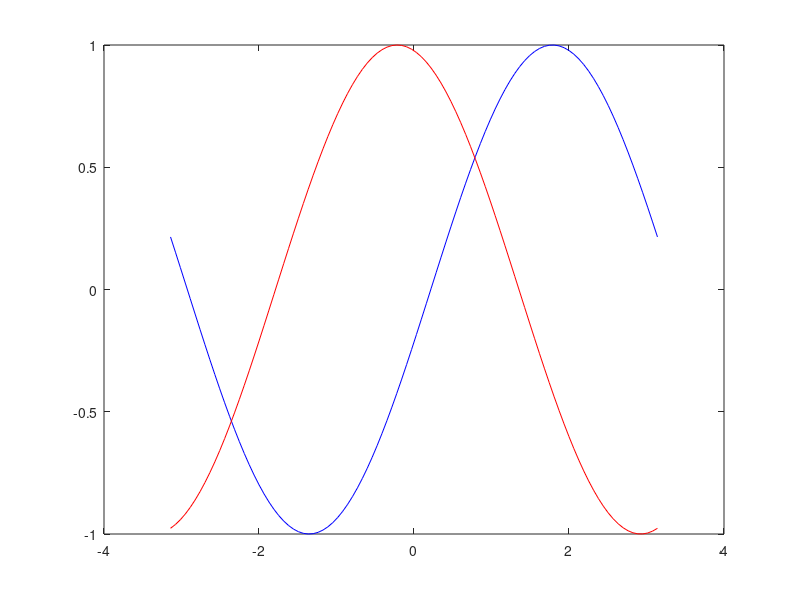

This figure's MATLAB source: (Note: this script raises an error after producing the figure.)
% gifTest

tspan = linspace(0,2*pi,30); tspan(end) = [];
x = linspace(-pi,pi);
figure, j = 0;
M = struct('cdata',{},'colormap',{});
for t = tspan
    j = j+1;
    y1 = sin(x+t); y2 = cos(x-t);
    plot(x,y1,'b',x,y2,'r');
    M(j) = getframe;
end
%
% use cdata from first two frames only
movie2gif(M,{M(1:2).cdata},'test.gif','delaytime',0.05,'loopcount',inf);




t = linspace(0,2*pi,31);
A = sin(t)

iM = 0;
for iT = 1:length(t)
    iM=iM+1;
    
    plot(t(1:iT),A(1:iT))
    xlim([0 2*pi])
    ylim([-1 1])
    M(iM) = getframe;
    
end
    
    
movie2gif(M,{M(1:2).cdata},'sinusTest.gif','delaytime',0.05,'loopcount',inf);
